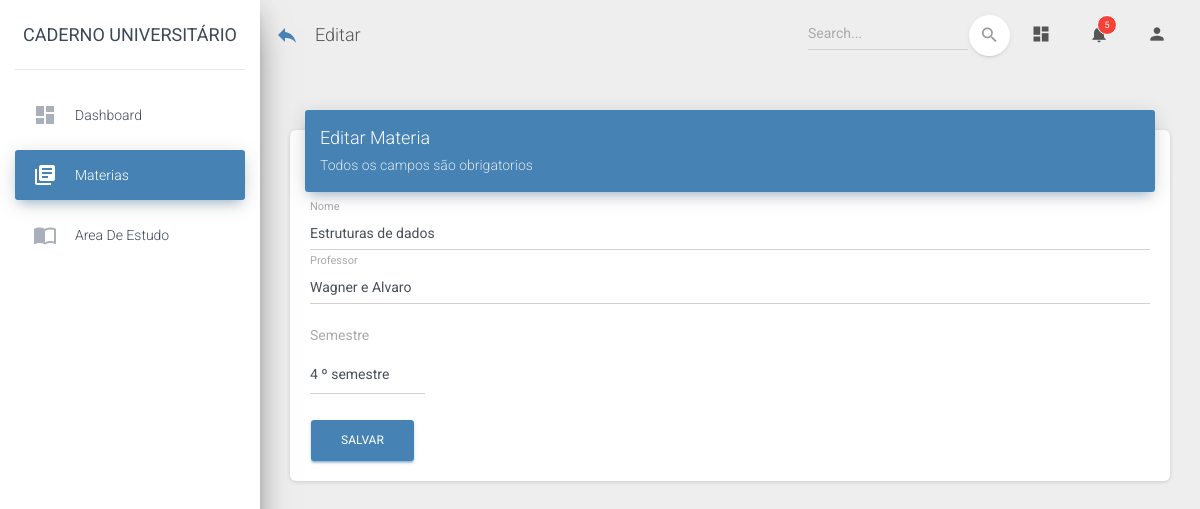
The page /index.php/materias/editar/25 on the database its author committed.
### tables this page shows
CREATE TABLE `materias` (
  `id` int(11) NOT NULL,
  `nome` varchar(255) DEFAULT NULL,
  `semestre` int(2) DEFAULT NULL,
  `prof` varchar(255) DEFAULT NULL,
  `data_inclusao` int(12) DEFAULT NULL,
  `data_alteracao` int(12) DEFAULT NULL
);

### application/controllers/materias.php (called while the page is built, shortened)
<?php
class Materias extends MY_Controller {
	function __construct(){
		$this->load->model('materias_model');
		$this->load->library('form_validation');
		$this->load->helper(['url', 'form']);
	}
	public function editar(){
		if(!$this->input->post()){
			$data = [
				'title'=>[
					'menu' => 'Materias',
					'page' => 'Editar',
					'urlBack' => $_SERVER['HTTP_REFERER']
				],
				'materia' => $this->materias_model->getById($this->uri->segment(3))
			];
			$this->load->view('materias/editar', $data);
		}
	}
}

### index.php (called while the page is built, shortened)
<?php
require_once BASEPATH.'core/CodeIgniter.php';

### application/models/materias_model.php (called while the page is built, shortened)
<?php
class materias_model extends CI_Model {
	public function getById($id){
		$query = $this->db->where('id', $id)
 						  ->get('materias');
		return $query->first_row();
	}
}

### application/views/materias/editar.php (the view, shortened to what this page needs)
<div class="content">
    <div class="container-fluid">
      	<div class="row">
        	<div class="col-md-12">
          		<div class="card">
            		<div class="card-header card-header-primary">
	              		<h4 class="card-title">Editar Materia</h4>
	              		<p class="card-category">Todos os campos são obrigatorios</p>
	            	</div>
		            <div class="card-body">
		                <form action="editar" method="POST">
			                <div class="row">
			                  	<div class="col-md-12">
			                    	<div class="form-group">
			                     		<label class="bmd-label-floating">Nome</label>
			                      		<input name="nome"  type="text" class="form-control" value="<?php echo $materia->nome ?>">
			                    	</div>
			                  	</div>
			                </div>
			                <div class="row">
			                  	<div class="col-md-12">
			                    	<div class="form-group">
			                     		<label class="bmd-label-floating">Professor</label>
			                      		<input name="prof" type="text" class="form-control" value="<?php echo $materia->prof ?>">
			                    	</div>
			                  	</div>
			                </div>
			                <div class="row">
			                  	<div class="col-md-2">
			                    	<div class="form-group">
			                    		<div class="form-group">
			                     		<label>Semestre</label>
			                      		<select name="semestre" class="form-control">
			                      		<?php for($i = 1; $i <= 12; $i++){
			                      				if($i == $materia->semestre){?>
			                      					<option selected> <?php echo $i?> º semestre</option>
			                      			<?php }else{ ?>
			                      					<option> <?php echo $i?> º semestre</option>
			                      		<?php } }?>
			                      		</select>
			                    	</div>
			                    	</div>
			                  	</div>
			                </div>
			                <button type="submit" class="btn btn-primary">Salvar</button>
		                </form>
           		 	</div>
          		</div>
        	</div>
      	</div>
    </div>
</div>

### rows shown on the page
materias: nome "Estruturas de dados", prof "Wagner e Alvaro", semestre "4 º semestre"

### other values the page prints
$title['page'] "Editar"
